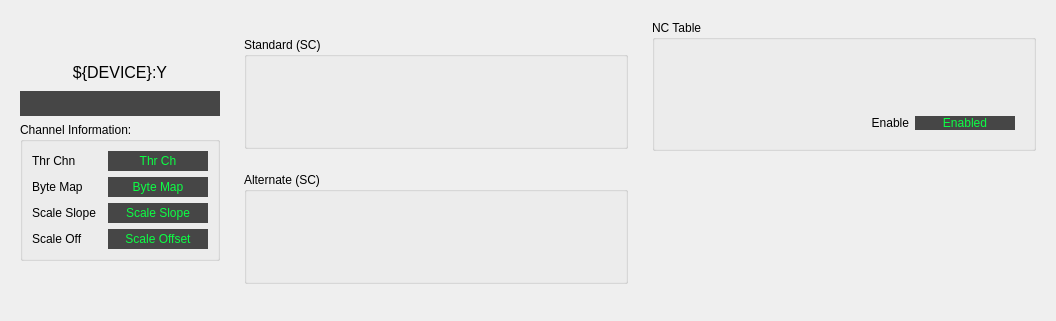
       <widget class="QFrame" name="frame_3">
        <property name="frameShape">
         <enum>QFrame::NoFrame</enum>
        </property>
        <property name="frameShadow">
         <enum>QFrame::Raised</enum>
        </property>
        <layout class="QGridLayout" name="gridLayout_3">
         <item row="0" column="2">
          <widget class="QFrame" name="frame_11">
           <property name="frameShape">
            <enum>QFrame::NoFrame</enum>
           </property>
           <property name="frameShadow">
            <enum>QFrame::Raised</enum>
           </property>
           <layout class="QGridLayout" name="gridLayout_18">
            <item row="0" column="0">
             <widget class="QGroupBox" name="groupBox_12">
              <property name="maximumSize">
               <size>
                <width>16777215</width>
                <height>131</height>
               </size>
              </property>
              <property name="title">
               <string>NC Table</string>
              </property>
              <layout class="QGridLayout" name="gridLayout_16">
               <item row="0" column="0">
                <widget class="PyDMEmbeddedDisplay" name="PyDMEmbeddedDisplay_9">
                 <property name="minimumSize">
                  <size>
                   <width>360</width>
                   <height>52</height>
                  </size>
                 </property>
                 <property name="maximumSize">
                  <size>
                   <width>369</width>
                   <height>70</height>
                  </size>
                 </property>
                 <property name="toolTip">
                  <string/>
                 </property>
                 <property name="frameShape">
                  <enum>QFrame::NoFrame</enum>
                 </property>
                 <property name="macros" stdset="0">
                  <string>{&quot;P&quot;:&quot;${DEVICE}:Y&quot;,&quot;THR&quot;:&quot;T0_LC1&quot;,&quot;NUM&quot;:&quot;0&quot;}</string>
                 </property>
                 <property name="filename" stdset="0">
                  <string>mps_inline_threshold_rbv.ui</string>
                 </property>
                </widget>
               </item>
               <item row="1" column="0">
                <widget class="QFrame" name="frame_12">
                 <property name="frameShape">
                  <enum>QFrame::NoFrame</enum>
                 </property>
                 <property name="frameShadow">
                  <enum>QFrame::Raised</enum>
                 </property>
                 <layout class="QGridLayout" name="gridLayout_31">
                  <item row="0" column="0">
                   <widget class="QLabel" name="label_26">
                    <property name="text">
                     <string>Enable</string>
                    </property>
                    <property name="alignment">
                     <set>Qt::AlignRight|Qt::AlignTrailing|Qt::AlignVCenter</set>
                    </property>
                   </widget>
                  </item>
                  <item row="0" column="1">
                   <widget class="PyDMLabel" name="PyDMLabel_20">
                    <property name="maximumSize">
                     <size>
                      <width>100</width>
                      <height>16777215</height>
                     </size>
                    </property>
                    <property name="toolTip">
                     <string/>
                    </property>
                    <property name="styleSheet">
                     <string notr="true">color: rgb(12, 255, 68);
background-color: rgb(70, 70, 70);</string>
                    </property>
                    <property name="text">
                     <string>Enabled</string>
                    </property>
                    <property name="alignment">
                     <set>Qt::AlignCenter</set>
                    </property>
                    <property name="showUnits" stdset="0">
                     <bool>true</bool>
                    </property>
                    <property name="channel" stdset="0">
                     <string>ca://${DEVICE}:Y_LC1_EN</string>
                    </property>
                   </widget>
                  </item>
                 </layout>
                </widget>
               </item>
              </layout>
             </widget>
            </item>
            <item row="2" column="0">
             <spacer name="verticalSpacer_8">
              <property name="orientation">
               <enum>Qt::Vertical</enum>
              </property>
              <property name="sizeHint" stdset="0">
               <size>
                <width>20</width>
                <height>40</height>
               </size>
              </property>
             </spacer>
            </item>
           </layout>
          </widget>
         </item>
         <item row="0" column="0">
          <widget class="QFrame" name="frame_9">
           <property name="sizePolicy">
            <sizepolicy hsizetype="Fixed" vsizetype="Preferred">
             <horstretch>0</horstretch>
             <verstretch>0</verstretch>
            </sizepolicy>
           </property>
           <property name="maximumSize">
            <size>
             <width>220</width>
             <height>16777215</height>
            </size>
           </property>
           <property name="frameShape">
            <enum>QFrame::NoFrame</enum>
           </property>
           <property name="frameShadow">
            <enum>QFrame::Raised</enum>
           </property>
           <layout class="QGridLayout" name="gridLayout_7" rowstretch="2,0,0,0,0">
            <item row="1" column="0">
             <widget class="QLabel" name="label_16">
              <property name="minimumSize">
               <size>
                <width>0</width>
                <height>25</height>
               </size>
              </property>
              <property name="font">
               <font>
                <pointsize>12</pointsize>
               </font>
              </property>
              <property name="text">
               <string>${DEVICE}:Y</string>
              </property>
              <property name="alignment">
               <set>Qt::AlignCenter</set>
              </property>
             </widget>
            </item>
            <item row="2" column="0">
             <widget class="PyDMLabel" name="PyDMLabel_10">
              <property name="minimumSize">
               <size>
                <width>150</width>
                <height>25</height>
               </size>
              </property>
              <property name="font">
               <font>
                <pointsize>12</pointsize>
               </font>
              </property>
              <property name="toolTip">
               <string/>
              </property>
              <property name="styleSheet">
               <string notr="true">color: rgb(12, 255, 68);
background-color: rgb(70, 70, 70);</string>
              </property>
              <property name="alignment">
               <set>Qt::AlignCenter</set>
              </property>
              <property name="precision" stdset="0">
               <number>3</number>
              </property>
              <property name="showUnits" stdset="0">
               <bool>true</bool>
              </property>
              <property name="precisionFromPV" stdset="0">
               <bool>false</bool>
              </property>
              <property name="channel" stdset="0">
               <string>ca://${DEVICE}:Y</string>
              </property>
             </widget>
            </item>
            <item row="0" column="0">
             <spacer name="verticalSpacer_3">
              <property name="orientation">
               <enum>Qt::Vertical</enum>
              </property>
              <property name="sizeHint" stdset="0">
               <size>
                <width>20</width>
                <height>40</height>
               </size>
              </property>
             </spacer>
            </item>
            <item row="3" column="0">
             <widget class="QGroupBox" name="groupBox_2">
              <property name="minimumSize">
               <size>
                <width>200</width>
                <height>110</height>
               </size>
              </property>
              <property name="title">
               <string>Channel Information:</string>
              </property>
              <layout class="QGridLayout" name="gridLayout_12">
               <item row="0" column="0">
                <widget class="QLabel" name="label_18">
                 <property name="text">
                  <string>Thr Chn</string>
                 </property>
                 <property name="alignment">
                  <set>Qt::AlignLeading|Qt::AlignLeft|Qt::AlignVCenter</set>
                 </property>
                </widget>
               </item>
               <item row="3" column="0">
                <widget class="QLabel" name="label_21">
                 <property name="text">
                  <string>Scale Off</string>
                 </property>
                 <property name="alignment">
                  <set>Qt::AlignLeading|Qt::AlignLeft|Qt::AlignVCenter</set>
                 </property>
                </widget>
               </item>
               <item row="0" column="1">
                <widget class="PyDMLabel" name="PyDMLabel_5">
                 <property name="minimumSize">
                  <size>
                   <width>100</width>
                   <height>20</height>
                  </size>
                 </property>
                 <property name="toolTip">
                  <string/>
                 </property>
                 <property name="styleSheet">
                  <string notr="true">color: rgb(12, 255, 68);
background-color: rgb(70, 70, 70);</string>
                 </property>
                 <property name="text">
                  <string>Thr Ch</string>
                 </property>
                 <property name="alignment">
                  <set>Qt::AlignCenter</set>
                 </property>
                 <property name="showUnits" stdset="0">
                  <bool>true</bool>
                 </property>
                 <property name="channel" stdset="0">
                  <string>ca://${DEVICE}:Y_THR_CH</string>
                 </property>
                </widget>
               </item>
               <item row="2" column="1">
                <widget class="PyDMLabel" name="PyDMLabel_7">
                 <property name="minimumSize">
                  <size>
                   <width>100</width>
                   <height>20</height>
                  </size>
                 </property>
                 <property name="toolTip">
                  <string/>
                 </property>
                 <property name="styleSheet">
                  <string notr="true">color: rgb(12, 255, 68);
background-color: rgb(70, 70, 70);</string>
                 </property>
                 <property name="text">
                  <string>Scale Slope</string>
                 </property>
                 <property name="alignment">
                  <set>Qt::AlignCenter</set>
                 </property>
                 <property name="showUnits" stdset="0">
                  <bool>true</bool>
                 </property>
                 <property name="channel" stdset="0">
                  <string>ca://${DEVICE}:Y_SS_RBV</string>
                 </property>
                </widget>
               </item>
               <item row="1" column="1">
                <widget class="PyDMLabel" name="PyDMLabel_6">
                 <property name="minimumSize">
                  <size>
                   <width>100</width>
                   <height>20</height>
                  </size>
                 </property>
                 <property name="toolTip">
                  <string/>
                 </property>
                 <property name="styleSheet">
                  <string notr="true">color: rgb(12, 255, 68);
background-color: rgb(70, 70, 70);</string>
                 </property>
                 <property name="text">
                  <string>Byte Map</string>
                 </property>
                 <property name="alignment">
                  <set>Qt::AlignCenter</set>
                 </property>
                 <property name="showUnits" stdset="0">
                  <bool>true</bool>
                 </property>
                 <property name="channel" stdset="0">
                  <string>ca://${DEVICE}:Y_THR_BYTEMAP</string>
                 </property>
                </widget>
               </item>
               <item row="1" column="0">
                <widget class="QLabel" name="label_19">
                 <property name="text">
                  <string>Byte Map</string>
                 </property>
                 <property name="alignment">
                  <set>Qt::AlignLeading|Qt::AlignLeft|Qt::AlignVCenter</set>
                 </property>
                </widget>
               </item>
               <item row="2" column="0">
                <widget class="QLabel" name="label_20">
                 <property name="text">
                  <string>Scale Slope</string>
                 </property>
                 <property name="alignment">
                  <set>Qt::AlignLeading|Qt::AlignLeft|Qt::AlignVCenter</set>
                 </property>
                </widget>
               </item>
               <item row="3" column="1">
                <widget class="PyDMLabel" name="PyDMLabel_8">
                 <property name="minimumSize">
                  <size>
                   <width>100</width>
                   <height>20</height>
                  </size>
                 </property>
                 <property name="toolTip">
                  <string/>
                 </property>
                 <property name="styleSheet">
                  <string notr="true">color: rgb(12, 255, 68);
background-color: rgb(70, 70, 70);</string>
                 </property>
                 <property name="text">
                  <string>Scale Offset</string>
                 </property>
                 <property name="alignment">
                  <set>Qt::AlignCenter</set>
                 </property>
                 <property name="showUnits" stdset="0">
                  <bool>true</bool>
                 </property>
                 <property name="channel" stdset="0">
                  <string>ca://${DEVICE}:Y_SO_RBV</string>
                 </property>
                </widget>
               </item>
              </layout>
             </widget>
            </item>
            <item row="4" column="0">
             <spacer name="verticalSpacer_4">
              <property name="orientation">
               <enum>Qt::Vertical</enum>
              </property>
              <property name="sizeHint" stdset="0">
               <size>
                <width>20</width>
                <height>40</height>
               </size>
              </property>
             </spacer>
            </item>
           </layout>
          </widget>
         </item>
         <item row="0" column="1">
          <widget class="QFrame" name="frame_10">
           <property name="frameShape">
            <enum>QFrame::NoFrame</enum>
           </property>
           <property name="frameShadow">
            <enum>QFrame::Raised</enum>
           </property>
           <layout class="QGridLayout" name="gridLayout_9">
            <item row="1" column="0">
             <widget class="QGroupBox" name="groupBox_7">
              <property name="maximumSize">
               <size>
                <width>16777215</width>
                <height>112</height>
               </size>
              </property>
              <property name="title">
               <string>Alternate (SC)</string>
              </property>
              <layout class="QGridLayout" name="gridLayout_25">
               <item row="0" column="0">
                <widget class="PyDMEmbeddedDisplay" name="PyDMEmbeddedDisplay_5">
                 <property name="minimumSize">
                  <size>
                   <width>360</width>
                   <height>52</height>
                  </size>
                 </property>
                 <property name="maximumSize">
                  <size>
                   <width>369</width>
                   <height>70</height>
                  </size>
                 </property>
                 <property name="toolTip">
                  <string/>
                 </property>
                 <property name="frameShape">
                  <enum>QFrame::NoFrame</enum>
                 </property>
                 <property name="macros" stdset="0">
                  <string>{&quot;P&quot;:&quot;${DEVICE}:Y&quot;,&quot;THR&quot;:&quot;T0_ALT&quot;,&quot;NUM&quot;:&quot;0&quot;}</string>
                 </property>
                 <property name="filename" stdset="0">
                  <string>mps_inline_threshold_rbv.ui</string>
                 </property>
                </widget>
               </item>
              </layout>
             </widget>
            </item>
            <item row="0" column="0">
             <widget class="QGroupBox" name="groupBox_6">
              <property name="minimumSize">
               <size>
                <width>0</width>
                <height>0</height>
               </size>
              </property>
              <property name="maximumSize">
               <size>
                <width>16777215</width>
                <height>112</height>
               </size>
              </property>
              <property name="title">
               <string>Standard (SC)</string>
              </property>
              <layout class="QGridLayout" name="gridLayout_24">
               <item row="0" column="0">
                <widget class="PyDMEmbeddedDisplay" name="PyDMEmbeddedDisplay_4">
                 <property name="minimumSize">
                  <size>
                   <width>360</width>
                   <height>52</height>
                  </size>
                 </property>
                 <property name="maximumSize">
                  <size>
                   <width>369</width>
                   <height>70</height>
                  </size>
                 </property>
                 <property name="toolTip">
                  <string/>
                 </property>
                 <property name="frameShape">
                  <enum>QFrame::NoFrame</enum>
                 </property>
                 <property name="macros" stdset="0">
                  <string>{&quot;P&quot;:&quot;${DEVICE}:Y&quot;,&quot;THR&quot;:&quot;T0&quot;,&quot;NUM&quot;:&quot;0&quot;}</string>
                 </property>
                 <property name="filename" stdset="0">
                  <string>mps_inline_threshold_rbv.ui</string>
                 </property>
                </widget>
               </item>
              </layout>
             </widget>
            </item>
           </layout>
          </widget>
         </item>
        </layout>
       </widget>
